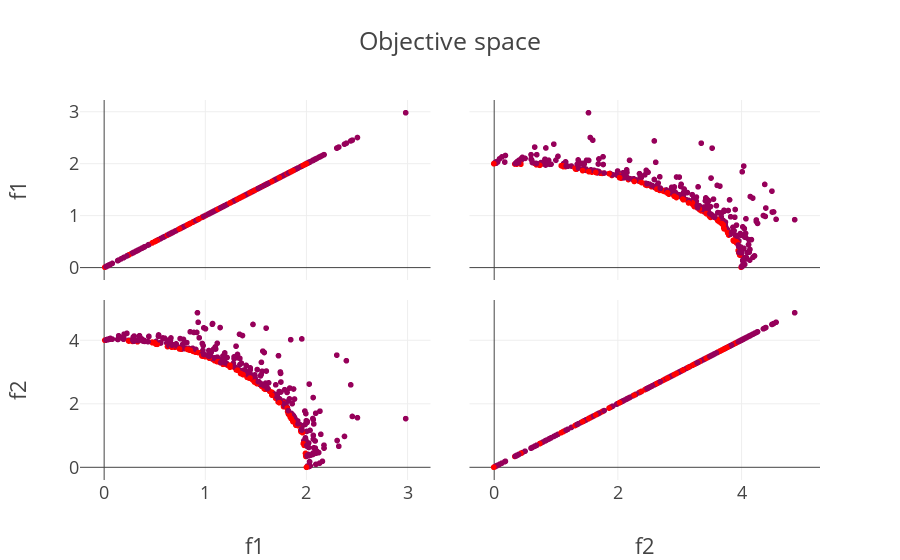

Write notebook code for a chart like this one.
### Code cell
y_ndf = y.copy().reset_index()
y_ndf['ndf'] = 0
y_ndf.loc[ndf[0],['ndf']] = 1
px.scatter_matrix(y_ndf, template="presentation", dimensions=list(y.columns), color='ndf', color_continuous_scale='Rainbow', title="Objective space").update_layout(coloraxis_showscale=False)

### Figure 1 — Plotly figure (JSON) as saved in the notebook; plotly's stock layout.template omitted (floating-point values rounded to 4 significant figures; data arrays with more than 128 entries replaced by an {"elided": "..."} marker saying what was removed)
{"data": [{"dimensions": [{"axis": {"matches": true}, "label": "f1", "values": {"elided": "478 float values"}}, {"axis": {"matches": true}, "label": "f2", "values": {"elided": "478 float values"}}], "hoverlabel": {"namelength": 0}, "hovertemplate": "%{xaxis.title.text}=%{x}<br>%{yaxis.title.text}=%{y}<br>ndf=%{marker.color}", "legendgroup": "", "marker": {"color": {"elided": "478 int values"}, "coloraxis": "coloraxis", "symbol": "circle"}, "name": "", "showlegend": false, "type": "splom"}], "layout": {"autosize": true, "coloraxis": {"colorbar": {"title": {"text": "ndf"}}, "colorscale": [[0, "rgb(150,0,90)"], [0.125, "rgb(0,0,200)"], [0.25, "rgb(0,25,255)"], [0.375, "rgb(0,152,255)"], [0.5, "rgb(44,255,150)"], [0.625, "rgb(151,255,0)"], [0.75, "rgb(255,234,0)"], [0.875, "rgb(255,111,0)"], [1, "rgb(255,0,0)"]], "showscale": false}, "dragmode": "select", "legend": {"tracegroupgap": 0}, "title": {"text": "Objective space"}, "xaxis": {"autorange": true, "range": [-0.2738, 3.262], "type": "linear"}, "xaxis2": {"autorange": true, "range": [-0.457, 5.325], "type": "linear"}, "yaxis": {"autorange": true, "range": [-0.2738, 3.262], "type": "linear"}, "yaxis2": {"autorange": true, "range": [-0.457, 5.325], "type": "linear"}}}
